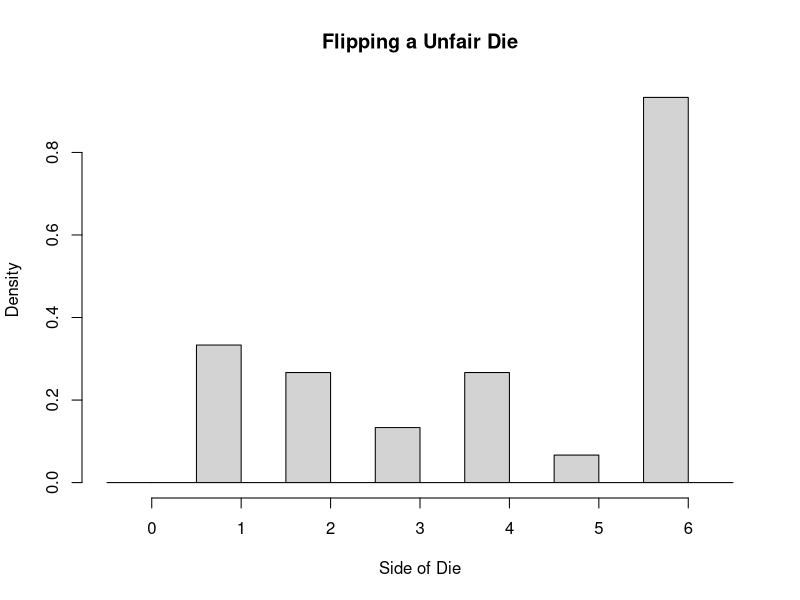
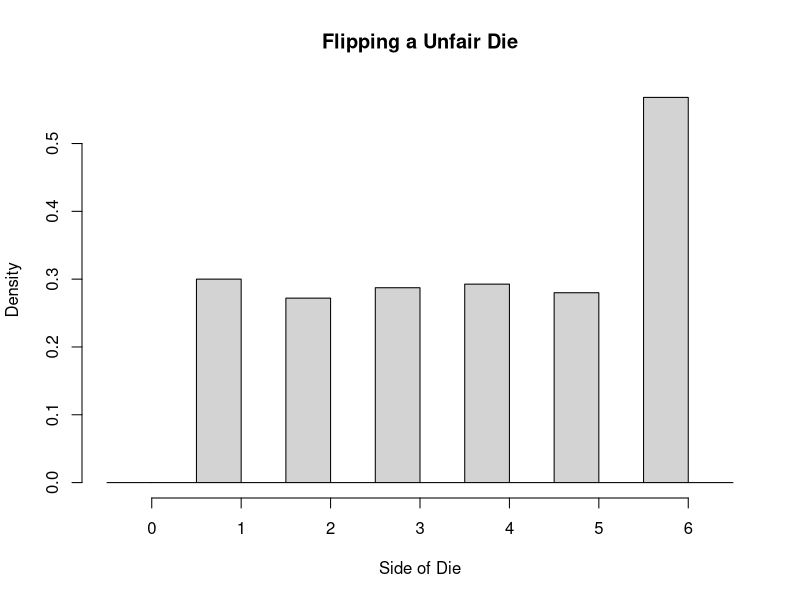
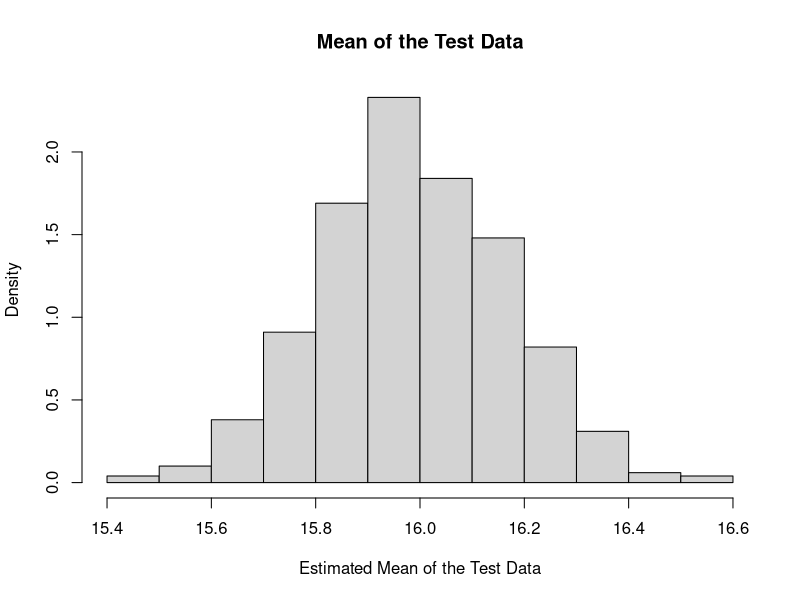
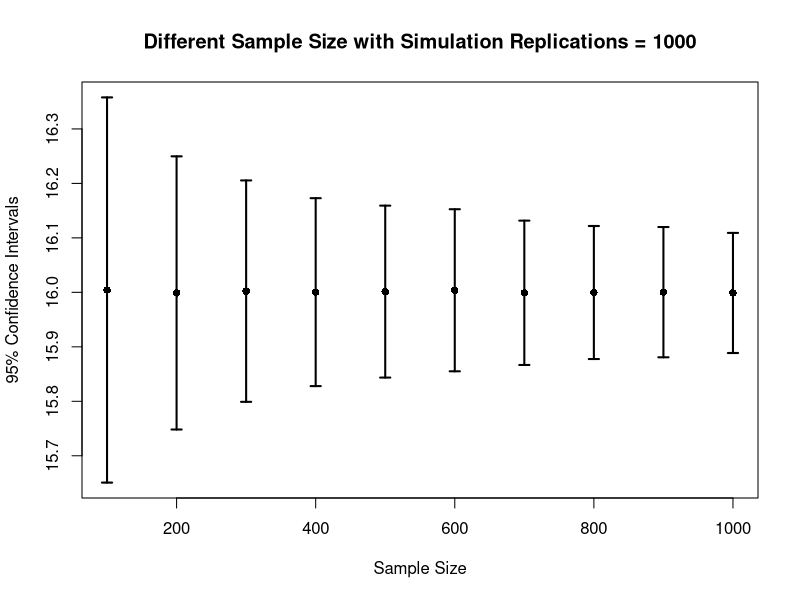
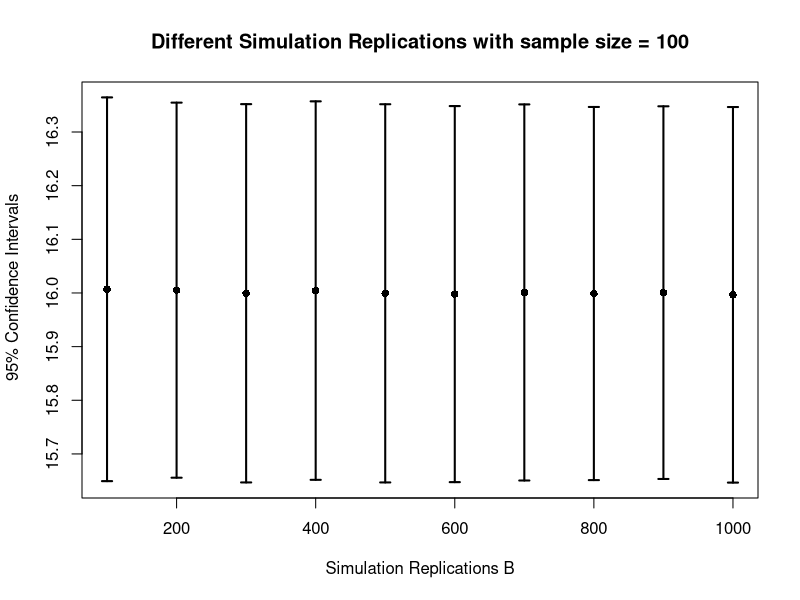

Write the R code that produced these figures, in order.
## ---- chunk 1
knitr::opts_chunk$set(echo = TRUE)
## ---- chunk 2
set.seed(457)
proba<-c(rep(1/7,5),2/7)
proba<-as.vector(proba,mode = "any")
roll1<-sample(6,size = 30,prob = proba,replace = T)
hist(roll1,breaks=c(seq(-0.5,6.5,by =0.5)),freq=F, 
     main = "Flipping a Unfair Die", 
     xlab = "Side of Die")
## ---- chunk 3
set.seed(457)
roll2<-sample(1:6,size = 3000,prob = proba,replace = T)
hist(roll2,breaks=c(seq(-0.5,6.5,by =0.5)),freq=F, 
     main = "Flipping a Unfair Die", 
     xlab = "Side of Die")

## ---- chunk 4
set.seed(457)    
## ---- chunk 5
set.seed(457)
test_sample<-rbinom(100,20,0.8)
## ---- chunk 6
X_hat<-mean(test_sample)
True_mean<-20*0.8
X_hat
True_mean
## ---- chunk 7
sd<-sd(test_sample)
confidence_interval<-c(X_hat-(1.96*sd)/sqrt(length(test_sample)), 
                       X_hat+(1.96*sd)/sqrt(length(test_sample)))
confidence_interval
## ---- chunk 8
set.seed(457)
B <- 1000
sample<-matrix(nrow = 100,ncol = 1000)
for (i in 1:1000){
    sample[,i]<-as.vector(rbinom(100,20,0.8))
}

## ---- chunk 9
X_hat_estimate<-apply(sample, 2, mean)
head(X_hat_estimate)
## ---- chunk 10
hist(X_hat_estimate, freq=F,
     main = "Mean of the Test Data", 
     xlab = "Estimated Mean of the Test Data")
## ---- chunk 11
se<-sd(X_hat_estimate)
mean<-mean(X_hat_estimate)
confidence_interval_x_hat<-c(mean-1.96*se, 
                            mean+1.96*se)
confidence_interval_x_hat
## ---- chunk 12
X_hat_Estimate_CI_mean<-function(sample_size, B){
  X_hat_estimate1<-vector(length = length(B))
  se1<-vector(length = length(B))
  X_hat_estimate1_mean<-vector(length = length(B))
  X_Hat_Estimate_CI<-list()
  
  for(j in 1:length(B)){
 sample<-matrix(nrow = sample_size[j],ncol = B[j])
  for (i in 1:B[j]){
    sample[,i]<-as.vector(rbinom(sample_size[j],20,0.8))
  }
  X_hat_estimate1<- apply(sample, 2, mean)
  se1<-sd(X_hat_estimate1)
  X_hat_estimate1_mean[j]<-mean(X_hat_estimate1)
  X_Hat_Estimate_CI[[j]]<-c(X_hat_estimate1_mean[j]-1.96*se1, 
                            X_hat_estimate1_mean[j]+1.96*se1)
  }
  c( CI=list(X_Hat_Estimate_CI),mean=list(X_hat_estimate1_mean))
}

B<-c(seq(1000,10000,by=1000))
sample_size<-c(seq(100,1000,by=100))
set.seed(457)
X_hat_Estimate_CI_means<-X_hat_Estimate_CI_mean(sample_size,B)
X_hat_Estimate_CI_means
## ---- chunk 13
#Effect of changing the sample size
B1<-c(rep(1000,10))
sample_size<-c(seq(100,1000,by=100))
X_hat_Estimate_CI_means1<-X_hat_Estimate_CI_mean(sample_size,B1)
CI1<-X_hat_Estimate_CI_means1$CI
CI1_lower<-vector(length = length(B1))
for (i in 1:length(CI1))(
  CI1_lower[i]<-CI1[[i]][1]
)
CI1_higher<-vector(length = length(B1))
for (i in 1:length(CI1))(
  CI1_higher[i]<-CI1[[i]][2]
)
means1<-X_hat_Estimate_CI_means1$mean

library(Hmisc)
errbar(x=c(seq(100,1000,by=100)),
       yplus = CI1_higher,
       yminus = CI1_lower,
       y=means1,
       xlab = "Sample Size", 
       ylab = "95% Confidence Intervals",
       lwd=2)
title(main = "Different Sample Size with Simulation Replications = 1000")

#Effect of changing the number of simulation replications B
B1<-c(seq(1000,10000,by=1000))
sample_size<-c(rep(100,10))
X_hat_Estimate_CI_means1<-X_hat_Estimate_CI_mean(sample_size,B1)
CI1<-X_hat_Estimate_CI_means1$CI
CI1_lower<-vector(length = length(B1))
for (i in 1:length(CI1))(
  CI1_lower[i]<-CI1[[i]][1]
)
CI1_higher<-vector(length = length(B1))
for (i in 1:length(CI1))(
  CI1_higher[i]<-CI1[[i]][2]
)
means1<-X_hat_Estimate_CI_means1$mean

library(Hmisc)
errbar(x=c(seq(100,1000,by=100)),
       yplus = CI1_higher,
       yminus = CI1_lower,
       y=means1,
       xlab = "Simulation Replications B",
       ylab = " 95% Confidence Intervals",
       lwd=2)
title(main = "Different Simulation Replications with sample size = 100")
